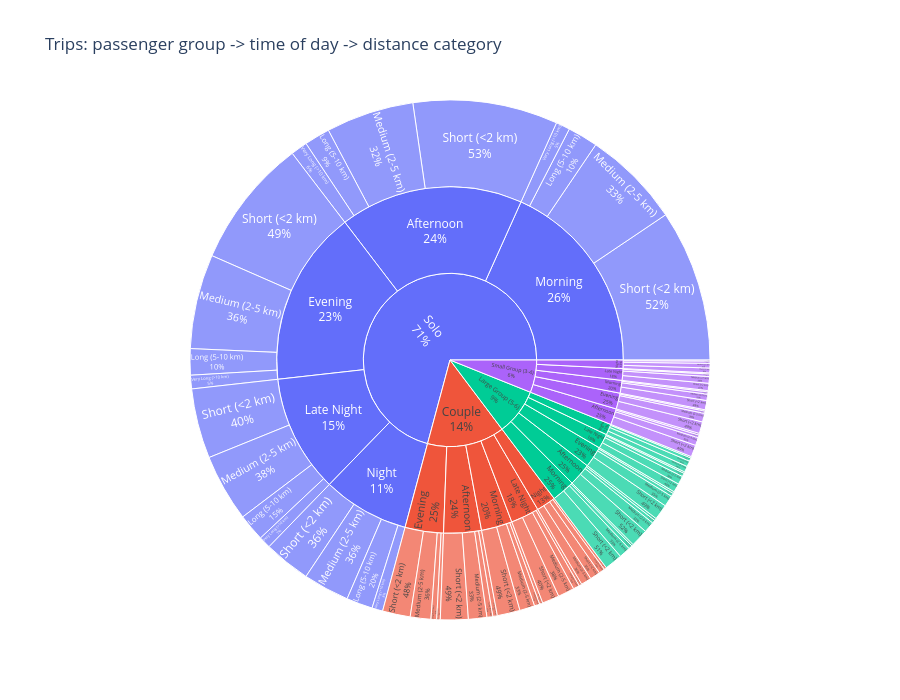

Notebook cell for this chart:
### Markdown cell above
### 7.3 Sunburst plot: Passenger group -> Time of day -> Distance category

### Code cell
sun = (df.groupby(["passenger_group", "time_of_day", "distance_category"])
         .size().reset_index(name="trips"))

fig_sun = px.sunburst(
    sun, path=["passenger_group", "time_of_day", "distance_category"], values="trips",
    height=700, title="Trips: passenger group -> time of day -> distance category")
fig_sun.update_traces(textinfo="label+percent parent")
fig_sun.write_html("outputs/passenger_time_distance_sunburst.html")
fig_sun.show()

### Figure 1 — Plotly figure (JSON) as saved in the notebook; plotly's stock layout.template omitted (floating-point values rounded to 4 significant figures)
{"data": [{"branchvalues": "total", "domain": {"x": [0, 1], "y": [0, 1]}, "hovertemplate": "labels=%{label}<br>trips=%{value}<br>parent=%{parent}<br>id=%{id}<extra></extra>", "ids": ["Couple/Afternoon/Long (5-10 km)", "Couple/Afternoon/Medium (2-5 km)", "Couple/Afternoon/Short (<2 km)", "Couple/Afternoon/Very Long (>10 km)", "Couple/Evening/Long (5-10 km)", "Couple/Evening/Medium (2-5 km)", "Couple/Evening/Short (<2 km)", "Couple/Evening/Very Long (>10 km)", "Couple/Late Night/Long (5-10 km)", "Couple/Late Night/Medium (2-5 km)", "Couple/Late Night/Short (<2 km)", "Couple/Late Night/Very Long (>10 km)", "Couple/Morning/Long (5-10 km)", "Couple/Morning/Medium (2-5 km)", "Couple/Morning/Short (<2 km)", "Couple/Morning/Very Long (>10 km)", "Couple/Night/Long (5-10 km)", "Couple/Night/Medium (2-5 km)", "Couple/Night/Short (<2 km)", "Couple/Night/Very Long (>10 km)", "Large Group (5-6)/Afternoon/Long (5-10 km)", "Large Group (5-6)/Afternoon/Medium (2-5 km)", "Large Group (5-6)/Afternoon/Short (<2 km)", "Large Group (5-6)/Afternoon/Very Long (>10 km)", "Large Group (5-6)/Evening/Long (5-10 km)", "Large Group (5-6)/Evening/Medium (2-5 km)", "Large Group (5-6)/Evening/Short (<2 km)", "Large Group (5-6)/Evening/Very Long (>10 km)", "Large Group (5-6)/Late Night/Long (5-10 km)", "Large Group (5-6)/Late Night/Medium (2-5 km)", "Large Group (5-6)/Late Night/Short (<2 km)", "Large Group (5-6)/Late Night/Very Long (>10 km)", "Large Group (5-6)/Morning/Long (5-10 km)", "Large Group (5-6)/Morning/Medium (2-5 km)", "Large Group (5-6)/Morning/Short (<2 km)", "Large Group (5-6)/Morning/Very Long (>10 km)", "Large Group (5-6)/Night/Long (5-10 km)", "Large Group (5-6)/Night/Medium (2-5 km)", "Large Group (5-6)/Night/Short (<2 km)", "Large Group (5-6)/Night/Very Long (>10 km)", "Small Group (3-4)/Afternoon/Long (5-10 km)", "Small Group (3-4)/Afternoon/Medium (2-5 km)", "Small Group (3-4)/Afternoon/Short (<2 km)", "Small Group (3-4)/Afternoon/Very Long (>10 km)", "Small Group (3-4)/Evening/Long (5-10 km)", "Small Group (3-4)/Evening/Medium (2-5 km)", "Small Group (3-4)/Evening/Short (<2 km)", "Small Group (3-4)/Evening/Very Long (>10 km)", "Small Group (3-4)/Late Night/Long (5-10 km)", "Small Group (3-4)/Late Night/Medium (2-5 km)", "Small Group (3-4)/Late Night/Short (<2 km)", "Small Group (3-4)/Late Night/Very Long (>10 km)", "Small Group (3-4)/Morning/Long (5-10 km)", "Small Group (3-4)/Morning/Medium (2-5 km)", "Small Group (3-4)/Morning/Short (<2 km)", "Small Group (3-4)/Morning/Very Long (>10 km)", "Small Group (3-4)/Night/Long (5-10 km)", "Small Group (3-4)/Night/Medium (2-5 km)", "Small Group (3-4)/Night/Short (<2 km)", "Small Group (3-4)/Night/Very Long (>10 km)", "Solo/Afternoon/Long (5-10 km)", "Solo/Afternoon/Medium (2-5 km)", "Solo/Afternoon/Short (<2 km)", "Solo/Afternoon/Very Long (>10 km)", "Solo/Evening/Long (5-10 km)", "Solo/Evening/Medium (2-5 km)", "Solo/Evening/Short (<2 km)", "Solo/Evening/Very Long (>10 km)", "Solo/Late Night/Long (5-10 km)", "Solo/Late Night/Medium (2-5 km)", "Solo/Late Night/Short (<2 km)", "Solo/Late Night/Very Long (>10 km)", "Solo/Morning/Long (5-10 km)", "Solo/Morning/Medium (2-5 km)", "Solo/Morning/Short (<2 km)", "Solo/Morning/Very Long (>10 km)", "Solo/Night/Long (5-10 km)", "Solo/Night/Medium (2-5 km)", "Solo/Night/Short (<2 km)", "Solo/Night/Very Long (>10 km)", "Couple/Afternoon", "Couple/Evening", "Couple/Late Night", "Couple/Morning", "Couple/Night", "Large Group (5-6)/Afternoon", "Large Group (5-6)/Evening", "Large Group (5-6)/Late Night", "Large Group (5-6)/Morning", "Large Group (5-6)/Night", "Small Group (3-4)/Afternoon", "Small Group (3-4)/Evening", "Small Group (3-4)/Late Night", "Small Group (3-4)/Morning", "Small Group (3-4)/Night", "Solo/Afternoon", "Solo/Evening", "Solo/Late Night", "Solo/Morning", "Solo/Night", "Couple", "Large Group (5-6)", "Small Group (3-4)", "Solo"], "labels": ["Long (5-10 km)", "Medium (2-5 km)", "Short (<2 km)", "Very Long (>10 km)", "Long (5-10 km)", "Medium (2-5 km)", "Short (<2 km)", "Very Long (>10 km)", "Long (5-10 km)", "Medium (2-5 km)", "Short (<2 km)", "Very Long (>10 km)", "Long (5-10 km)", "Medium (2-5 km)", "Short (<2 km)", "Very Long (>10 km)", "Long (5-10 km)", "Medium (2-5 km)", "Short (<2 km)", "Very Long (>10 km)", "Long (5-10 km)", "Medium (2-5 km)", "Short (<2 km)", "Very Long (>10 km)", "Long (5-10 km)", "Medium (2-5 km)", "Short (<2 km)", "Very Long (>10 km)", "Long (5-10 km)", "Medium (2-5 km)", "Short (<2 km)", "Very Long (>10 km)", "Long (5-10 km)", "Medium (2-5 km)", "Short (<2 km)", "Very Long (>10 km)", "Long (5-10 km)", "Medium (2-5 km)", "Short (<2 km)", "Very Long (>10 km)", "Long (5-10 km)", "Medium (2-5 km)", "Short (<2 km)", "Very Long (>10 km)", "Long (5-10 km)", "Medium (2-5 km)", "Short (<2 km)", "Very Long (>10 km)", "Long (5-10 km)", "Medium (2-5 km)", "Short (<2 km)", "Very Long (>10 km)", "Long (5-10 km)", "Medium (2-5 km)", "Short (<2 km)", "Very Long (>10 km)", "Long (5-10 km)", "Medium (2-5 km)", "Short (<2 km)", "Very Long (>10 km)", "Long (5-10 km)", "Medium (2-5 km)", "Short (<2 km)", "Very Long (>10 km)", "Long (5-10 km)", "Medium (2-5 km)", "Short (<2 km)", "Very Long (>10 km)", "Long (5-10 km)", "Medium (2-5 km)", "Short (<2 km)", "Very Long (>10 km)", "Long (5-10 km)", "Medium (2-5 km)", "Short (<2 km)", "Very Long (>10 km)", "Long (5-10 km)", "Medium (2-5 km)", "Short (<2 km)", "Very Long (>10 km)", "Afternoon", "Evening", "Late Night", "Morning", "Night", "Afternoon", "Evening", "Late Night", "Morning", "Night", "Afternoon", "Evening", "Late Night", "Morning", "Night", "Afternoon", "Evening", "Late Night", "Morning", "Night", "Couple", "Large Group (5-6)", "Small Group (3-4)", "Solo"], "name": "", "parents": ["Couple/Afternoon", "Couple/Afternoon", "Couple/Afternoon", "Couple/Afternoon", "Couple/Evening", "Couple/Evening", "Couple/Evening", "Couple/Evening", "Couple/Late Night", "Couple/Late Night", "Couple/Late Night", "Couple/Late Night", "Couple/Morning", "Couple/Morning", "Couple/Morning", "Couple/Morning", "Couple/Night", "Couple/Night", "Couple/Night", "Couple/Night", "Large Group (5-6)/Afternoon", "Large Group (5-6)/Afternoon", "Large Group (5-6)/Afternoon", "Large Group (5-6)/Afternoon", "Large Group (5-6)/Evening", "Large Group (5-6)/Evening", "Large Group (5-6)/Evening", "Large Group (5-6)/Evening", "Large Group (5-6)/Late Night", "Large Group (5-6)/Late Night", "Large Group (5-6)/Late Night", "Large Group (5-6)/Late Night", "Large Group (5-6)/Morning", "Large Group (5-6)/Morning", "Large Group (5-6)/Morning", "Large Group (5-6)/Morning", "Large Group (5-6)/Night", "Large Group (5-6)/Night", "Large Group (5-6)/Night", "Large Group (5-6)/Night", "Small Group (3-4)/Afternoon", "Small Group (3-4)/Afternoon", "Small Group (3-4)/Afternoon", "Small Group (3-4)/Afternoon", "Small Group (3-4)/Evening", "Small Group (3-4)/Evening", "Small Group (3-4)/Evening", "Small Group (3-4)/Evening", "Small Group (3-4)/Late Night", "Small Group (3-4)/Late Night", "Small Group (3-4)/Late Night", "Small Group (3-4)/Late Night", "Small Group (3-4)/Morning", "Small Group (3-4)/Morning", "Small Group (3-4)/Morning", "Small Group (3-4)/Morning", "Small Group (3-4)/Night", "Small Group (3-4)/Night", "Small Group (3-4)/Night", "Small Group (3-4)/Night", "Solo/Afternoon", "Solo/Afternoon", "Solo/Afternoon", "Solo/Afternoon", "Solo/Evening", "Solo/Evening", "Solo/Evening", "Solo/Evening", "Solo/Late Night", "Solo/Late Night", "Solo/Late Night", "Solo/Late Night", "Solo/Morning", "Solo/Morning", "Solo/Morning", "Solo/Morning", "Solo/Night", "Solo/Night", "Solo/Night", "Solo/Night", "Couple", "Couple", "Couple", "Couple", "Couple", "Large Group (5-6)", "Large Group (5-6)", "Large Group (5-6)", "Large Group (5-6)", "Large Group (5-6)", "Small Group (3-4)", "Small Group (3-4)", "Small Group (3-4)", "Small Group (3-4)", "Small Group (3-4)", "Solo", "Solo", "Solo", "Solo", "Solo", "", "", "", ""], "textinfo": "label+percent parent", "type": "sunburst", "values": [5256.0, 16490.0, 24780.0, 3972.0, 5109.0, 18410.0, 24810.0, 3150.0, 5648.0, 14650.0, 15310.0, 2514.0, 4751.0, 13520.0, 20430.0, 2840.0, 5326.0, 9427.0, 9149.0, 2171.0, 2847.0, 9764.0, 15980.0, 2017.0, 2895.0, 10010.0, 13880.0, 1659.0, 3066.0, 7487.0, 7862.0, 1387.0, 3324.0, 10260.0, 16030.0, 1579.0, 2980.0, 5252.0, 5173.0, 1248.0, 2336.0, 7143.0, 10660.0, 1545.0, 2063.0, 7731.0, 10440.0, 1158.0, 2275.0, 5954.0, 6481.0, 956.0, 2076.0, 5632.0, 8285.0, 1092.0, 2070.0, 4107.0, 4306.0, 898.0, 22920.0, 78560.0, 129500.0, 14890.0, 23480.0, 84470.0, 115800.0, 12150.0, 24270.0, 60320.0, 62460.0, 10720.0, 27090.0, 87670.0, 135700.0, 12530.0, 23400.0, 41260.0, 41850.0, 9682.0, 50500.0, 51480.0, 38120.0, 41530.0, 26070.0, 30610.0, 28450.0, 19800.0, 31190.0, 14650.0, 21680.0, 21390.0, 15670.0, 17080.0, 11380.0, 245900.0, 235900.0, 157800.0, 263000.0, 116200.0, 207700.0, 124700.0, 87200.0, 1019000.0]}], "layout": {"height": 700, "legend": {"tracegroupgap": 0}, "title": {"text": "Trips: passenger group -> time of day -> distance category"}}}
